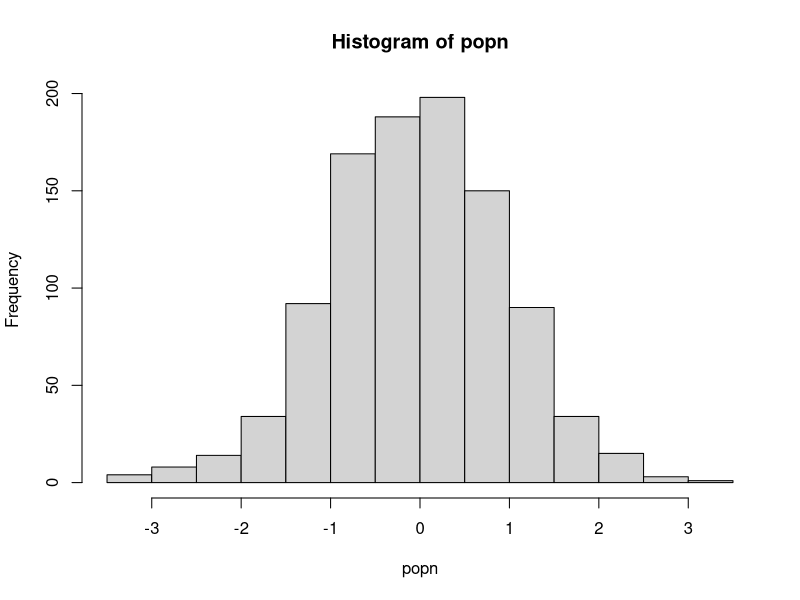

This chart was generated by the following R code:
# Author: Yewshen Lim (y.lim20@imperial.ac.uk)
# Script: sample.R
# Created: Oct 2020
#
# This script illustrates how lapply and sapply work and also how to
# sample random numbers

rm(list = ls())

##### Functions #####

## a function to take a sample of size n from a population "popn" and return its
## mean
myexperiment <- function(popn, n) {
    pop_sample <- sample(popn, n, replace = FALSE)
    return(mean(pop_sample))
}

## calculate means using a for loop without preallocation:
loopy_sample1 <- function(popn, n, num) {
    result1 <- vector() # initialize empty vector of size 1
    for (i in 1:num) {
        result1 <- c(result1, myexperiment(popn, n))
    }
    return(result1)
}

## to run "num" iterations of the experiment using a for loop on a vector with
## preallocation:
loopy_sample2 <- function(popn, n, num) {
    result2 <- vector(, num) # preallocate expected size
    for (i in 1:num) {
        result2[i] <- myexperiment(popn, n)
    }
    return(result2)
}

## to run "num" iterations ofthe experiment using a for loop on a list with
## preallocation:
loopy_sample3 <- function(popn, n, num) {
    result3 <- vector("list", num) # preallocate expected size
    for (i in 1:num) {
        result3[[i]] <- myexperiment(popn, n)
    }
    return(result3)
}

## to run "num" iterations of the experiment using vectorization with lapply:
lapply_sample <- function(popn, n, num) {
    result4 <- lapply(1:num, function(i) myexperiment(popn, n))
    return(result4)
}

## to run "num" iterations of the experiment using vectorization with sapply:
sapply_sample <- function(popn, n, num) {
    result5 <- sapply(1:num, function(i) myexperiment(popn, n))
    return(result5)
}

popn <- rnorm(1000) # generate the population
hist(popn)

n <- 20 # sample size for each experiment
num <- 1000 # number of times to rerun the experiment

print("The loopy, non-preallocation approach takes:")
print(system.time(loopy_sample1(popn, n, num)))

print("The loopy, but with preallocation approach takes:")
print(system.time(loopy_sample2(popn, n, num)))

print("The loopy, non-preallocation approach on a list takes:")
print(system.time(loopy_sample3(popn, n, num)))

print("The vectorized lapply apporach takes:")
print(system.time(lapply_sample(popn, n, num)))

print("The vectorized sapply approach takes:")
print(system.time(sapply_sample(popn, n, num)))